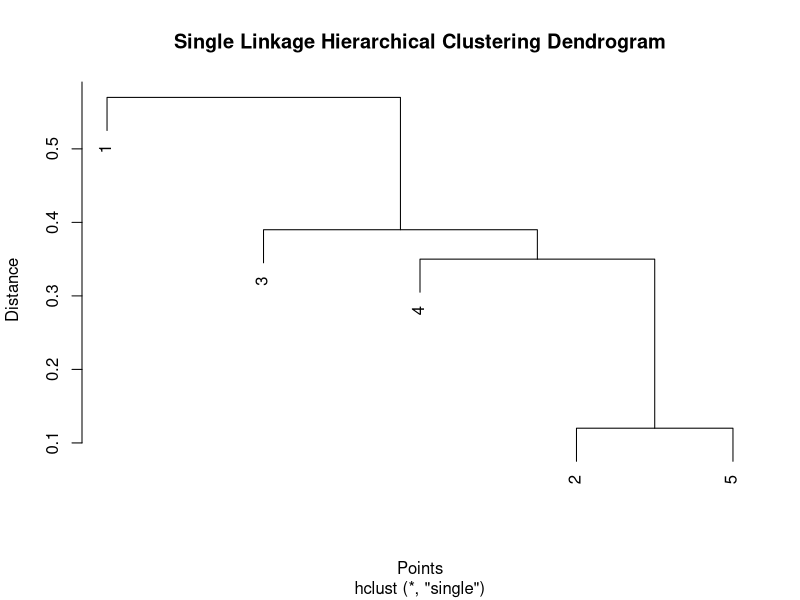
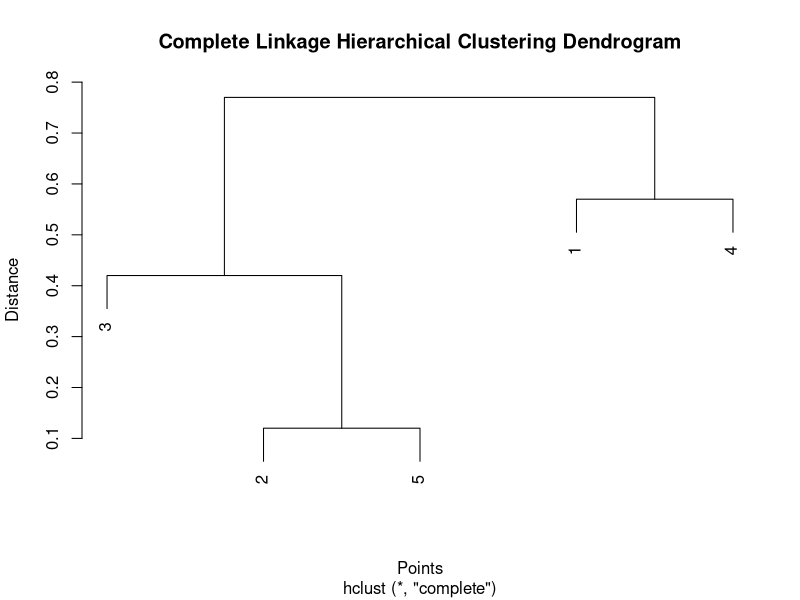

Recreate these plots in R, in order.
# Given similarity matrix
similarity_matrix <- matrix(c(1.00, 0.25, 0.32, 0.43, 0.23,
                              NA, 1.00, 0.58, 0.40, 0.88,
                              NA, NA, 1.00, 0.36, 0.61,
                              NA, NA, NA, 1.00, 0.65,
                              NA, NA, NA, NA, 1.00), nrow = 5, byrow = TRUE)

# Function to convert upper triangular matrix to a full symmetric matrix
toSymmetric <- function(mat) {
  mat[lower.tri(mat)] <- t(mat)[lower.tri(mat)]
  return(mat)
}

# Convert the similarity matrix to symmetric matrix
similarity_matrix <- toSymmetric(similarity_matrix)
single_cluster <- hclust(as.dist(1 - similarity_matrix), method = "single")
plot(single_cluster, main = "Single Linkage Hierarchical Clustering Dendrogram",
     xlab = "Points", ylab = "Distance")

# Perform hierarchical clustering and create dendogram
complete_cluster <- hclust(as.dist(1 - similarity_matrix), method = "complete")
plot(complete_cluster, main = "Complete Linkage Hierarchical Clustering Dendrogram",
     xlab = "Points", ylab = "Distance")

# Assuming similarity_matrix is already defined as in your previous code

library(dbscan)

# Convert similarity matrix to a distance matrix (if necessary)
# In case the similarity matrix is already a distance matrix, you can skip this step
distance_matrix <- as.dist(1 - similarity_matrix)

# Set parameters for DBSCAN
epsilon <- 0.4  # Epsilon value
minPts <- 2     # Minimum number of points

# Perform DBSCAN clustering
db <- dbscan(distance_matrix, eps = epsilon, minPts = minPts)

# Print the clusters and noise points
cat("Clusters:", max(db$cluster), "\n")
cat("Noise Points:", sum(db$cluster == 0), "\n")
